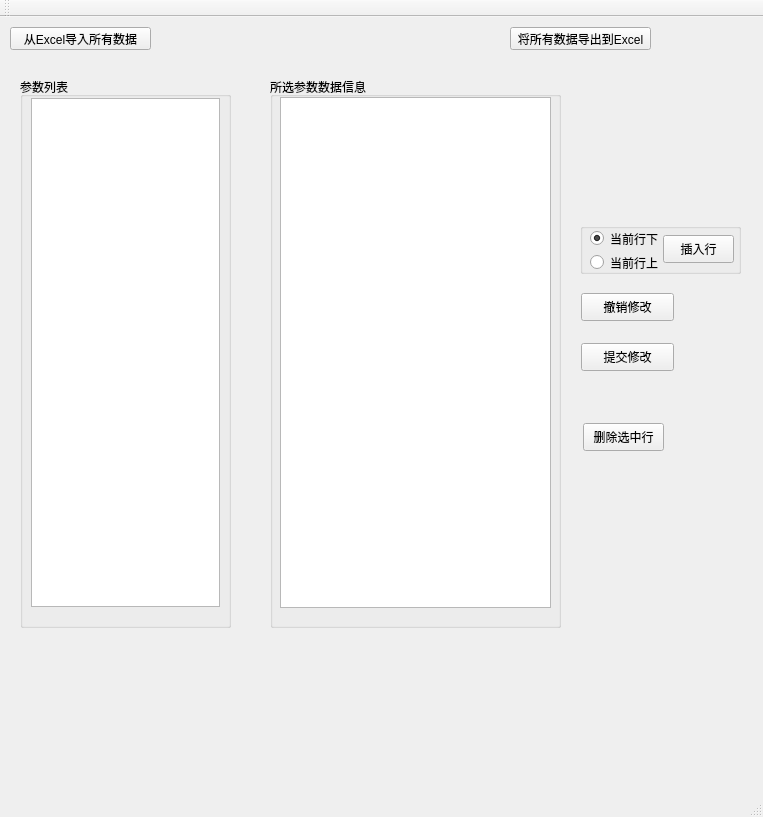
<?xml version="1.0" encoding="UTF-8"?>
<ui version="4.0">
 <class>FlyEditClass</class>
 <widget class="QMainWindow" name="FlyEditClass">
  <property name="geometry">
   <rect>
    <x>0</x>
    <y>0</y>
    <width>763</width>
    <height>817</height>
   </rect>
  </property>
  <property name="windowTitle">
   <string>FlyEdit</string>
  </property>
  <widget class="QWidget" name="centralWidget">
   <widget class="QPushButton" name="pushButton_Submit">
    <property name="geometry">
     <rect>
      <x>581</x>
      <y>326</y>
      <width>93</width>
      <height>28</height>
     </rect>
    </property>
    <property name="text">
     <string>提交修改</string>
    </property>
   </widget>
   <widget class="QPushButton" name="pushButton_ReMod">
    <property name="geometry">
     <rect>
      <x>581</x>
      <y>276</y>
      <width>93</width>
      <height>28</height>
     </rect>
    </property>
    <property name="text">
     <string>撤销修改</string>
    </property>
   </widget>
   <widget class="QPushButton" name="pushButton_DeleRow">
    <property name="geometry">
     <rect>
      <x>583</x>
      <y>406</y>
      <width>81</width>
      <height>28</height>
     </rect>
    </property>
    <property name="text">
     <string>删除选中行</string>
    </property>
   </widget>
   <widget class="QGroupBox" name="groupBox">
    <property name="geometry">
     <rect>
      <x>580</x>
      <y>206</y>
      <width>161</width>
      <height>51</height>
     </rect>
    </property>
    <property name="title">
     <string/>
    </property>
    <widget class="QRadioButton" name="radioButton_Down">
     <property name="geometry">
      <rect>
       <x>10</x>
       <y>6</y>
       <width>81</width>
       <height>19</height>
      </rect>
     </property>
     <property name="text">
      <string>当前行下</string>
     </property>
     <property name="checked">
      <bool>true</bool>
     </property>
    </widget>
    <widget class="QRadioButton" name="radioButton_Up">
     <property name="geometry">
      <rect>
       <x>10</x>
       <y>30</y>
       <width>81</width>
       <height>19</height>
      </rect>
     </property>
     <property name="text">
      <string>当前行上</string>
     </property>
    </widget>
    <widget class="QPushButton" name="pushButton_InsRow">
     <property name="geometry">
      <rect>
       <x>83</x>
       <y>12</y>
       <width>71</width>
       <height>28</height>
      </rect>
     </property>
     <property name="text">
      <string>插入行</string>
     </property>
    </widget>
   </widget>
   <widget class="QPushButton" name="pushButton_ImportExcel">
    <property name="geometry">
     <rect>
      <x>10</x>
      <y>10</y>
      <width>141</width>
      <height>23</height>
     </rect>
    </property>
    <property name="text">
     <string>从Excel导入所有数据</string>
    </property>
   </widget>
   <widget class="QPushButton" name="pushButton_ExportToExcel">
    <property name="geometry">
     <rect>
      <x>510</x>
      <y>10</y>
      <width>141</width>
      <height>23</height>
     </rect>
    </property>
    <property name="text">
     <string>将所有数据导出到Excel</string>
    </property>
   </widget>
   <widget class="QGroupBox" name="groupBox_2">
    <property name="geometry">
     <rect>
      <x>20</x>
      <y>60</y>
      <width>211</width>
      <height>551</height>
     </rect>
    </property>
    <property name="title">
     <string>参数列表</string>
    </property>
    <widget class="QTreeView" name="treeView_paraList">
     <property name="geometry">
      <rect>
       <x>11</x>
       <y>21</y>
       <width>189</width>
       <height>509</height>
      </rect>
     </property>
    </widget>
   </widget>
   <widget class="QGroupBox" name="groupBox_3">
    <property name="geometry">
     <rect>
      <x>270</x>
      <y>60</y>
      <width>291</width>
      <height>551</height>
     </rect>
    </property>
    <property name="title">
     <string>所选参数数据信息</string>
    </property>
    <widget class="QTableView" name="tableView_Para1">
     <property name="geometry">
      <rect>
       <x>10</x>
       <y>20</y>
       <width>271</width>
       <height>511</height>
      </rect>
     </property>
     <property name="sizePolicy">
      <sizepolicy hsizetype="Expanding" vsizetype="Expanding">
       <horstretch>0</horstretch>
       <verstretch>0</verstretch>
      </sizepolicy>
     </property>
     <property name="dragEnabled">
      <bool>false</bool>
     </property>
    </widget>
   </widget>
   <zorder>groupBox_3</zorder>
   <zorder>pushButton_Submit</zorder>
   <zorder>pushButton_ReMod</zorder>
   <zorder>pushButton_DeleRow</zorder>
   <zorder>groupBox</zorder>
   <zorder>pushButton_ImportExcel</zorder>
   <zorder>pushButton_ExportToExcel</zorder>
   <zorder>groupBox_2</zorder>
  </widget>
  <widget class="QMenuBar" name="menuBar">
   <property name="geometry">
    <rect>
     <x>0</x>
     <y>0</y>
     <width>763</width>
     <height>23</height>
    </rect>
   </property>
  </widget>
  <widget class="QToolBar" name="mainToolBar">
   <attribute name="toolBarArea">
    <enum>TopToolBarArea</enum>
   </attribute>
   <attribute name="toolBarBreak">
    <bool>false</bool>
   </attribute>
  </widget>
  <widget class="QStatusBar" name="statusBar"/>
 </widget>
 <layoutdefault spacing="6" margin="11"/>
 <resources>
  <include location="flyedit.qrc"/>
 </resources>
 <connections/>
</ui>
